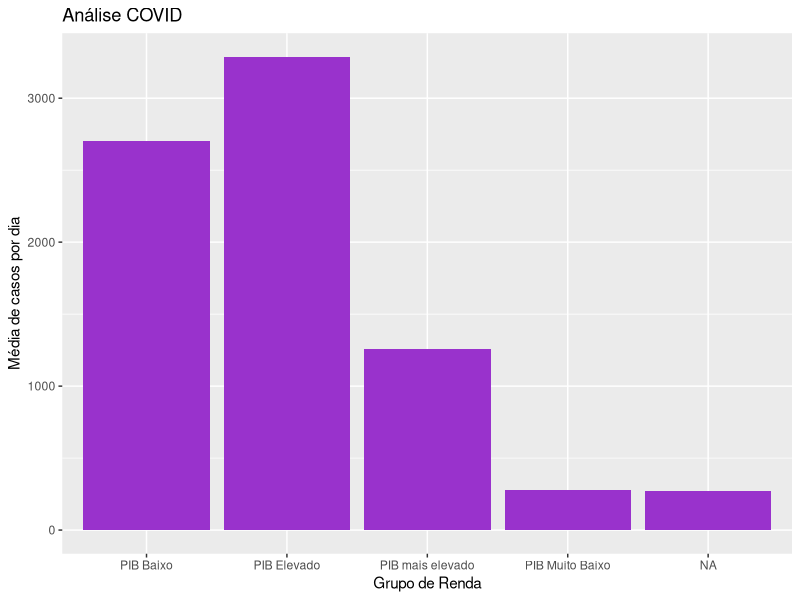

R code for this plot:

library('tidyverse')

# O dataset contém informações sobre a pandemia do COVID-19 em diversos países
# O dataset é um arquivo CSV, com informações separadas por vírgulas

base_covid <- read.csv(file = "(2.2) WHO COVID-19 Global Table.csv", 
                       header = T, 
                       sep = ',',
                       dec = '.')

# O primeiro argumento indica o nome do dataset
# O argumento "header" indica que a primeia linha contém os nomes das variáveis
# O argumento "sep" indica que a separação das colunas é feita por vírgulas
# O argumento "dec" indica que a separação dos decimais ocorre por pontos

dim(base_covid)
names(base_covid)

# Os nomes estão ruins, vamos alterar e simplificar os nomes das variáveis:

# names(base_covid) <- c('xxx', 'xxx' '.....')
base_covid <- base_covid %>% rename(nome = 1, regiao = 2, casos_total = 3,
                                    casos_relativo = 4,
                                    casos_semana = 5,
                                    casos_semana_relativo = 6,
                                    casos_dia = 7,
                                    mortes_total = 8,
                                    mortes_relativo = 9,
                                    mortes_semana = 10,
                                    mortes_semana_relativo = 11,
                                    mortes_dia = 12,
                                    tipo_transmissao = 13)

names(base_covid)
glimpse(base_covid)

# A seguir, vamos alterar as categorias da variável "tipo_transimssao"
# Podemos utilizar a função mutate e, por exemplo, traduzir para português
# Também podemos criar uma categoria para a variável "casos_relativo"

# Primeiramente: identificar as categorias da variável "tipo_transimssao"
table(base_covid$tipo_transmissao)
unique(base_covid$tipo_transmissao)

# Em uma rápida análise dos países, vemos que há "Global" e "Other"
# Antes de criar categorias para "casos_relativo", vamos excluí-los do dataset
base_covid <- base_covid[base_covid$nome != 'Other' &
                           base_covid$nome != 'Global',]

# Podemos trocar os nomes de "tipo_transimssao" com o "mutate" e "recode"
# Podemos criar a nova categoria para "casos_relativo" com "mutate" e "cut"
base_covid <- base_covid %>% 
  mutate(tipo_transmissao = recode(tipo_transmissao,
                        "Clusters of cases" = "Casos Concentrados",
                        "Community transmission" = "Transmissão Comunitária",
                        "No cases" = "Sem Casos",
                        "Not applicable" = "Não Aplicável",
                        "Pending" = "Pendente",
                        "Sporadic cases" = "Casos Esporádicos")) %>% 
  mutate(grupos = cut(casos_relativo,
                      c(-Inf, quantile(base_covid$casos_relativo, type = 5, 
                                     probs = c(.25, .5, .75),T),+Inf),
                      c('primeiro_quartil', 
                        'segundo_quartil', 
                        'terceiro_quartil', 
                        'quarto_quartil')))

table(base_covid$grupos)

# Vamos excluir a variável "mortes_dia", pois não vamos utilizar
# Ao mesmo tempo, vamos trazer a variável "grupos" para o começo do dataset

base_covid <- base_covid %>% select(grupos, everything(), -mortes_dia)

# Em seguida, vamos agrupar o dataset com base na variável "grupos"
# Vamos criar um dataset com informações de resumo (média, desvio padrão, ...)
# No final, realizar o ungroup para manter o dataset na estrutura original
covid_resumo <- base_covid %>% group_by(grupos) %>% 
  summarise(média = mean(casos_dia), 
            desvio_pad = sd(casos_dia),
            mediana = median(casos_dia),
            tereiro_quartil = quantile(casos_dia, type = 5, probs = .75),
            quantidade = n()) %>% 
  ungroup() %>% droplevels(.)

# Como já fizemos o ungroup acima, poderíamos realizar uma análise diferente:
covid_resumo_2 <- base_covid %>% group_by(regiao) %>% 
  summarise(qntd = n(),
            média = mean(casos_dia),
            mediana = median(casos_dia)) %>% ungroup() %>% droplevels(.)

# Vamos adicionar duas novas variáveis ao dataset utilizando a função "join"
# As variáveis estão na planilha em Excel WBD Pib per Capita
# Vamos trazer "income group" e "PIB em 2019" utilizando "right join"

library(readxl)

pib2019 <- read_excel('(2.3) WBD PIB per Capita.xls')

glimpse(pib2019)

# A chave para o merge é o nome do país, mas é necessária a alteração no nome
# Vamos aproveitar o mesmo código e fazer algumas alterações adicionais

pib2019 <- pib2019 %>% rename(nome = `Country Name`, 
                              cod = `Country Code`,
                              income_group = `Income group`,
                              pib = `2019`)

base_join <- pib2019 %>% right_join(base_covid, by = 'nome') %>% 
  select(everything(), -cod) %>% 
  rename(grupo_renda = 'income_group') %>% 
  mutate(grupo_renda = recode(grupo_renda, 
                              'High income' = 'PIB mais elevado',
                              "Upper middle income" = "PIB Elevado",
                              "Lower middle income" = "PIB Baixo",
                              "Low income" = "PIB Muito Baixo"))

# Como é um "right join", levamos as variáveis do PIB2019 para a base_covid
# Portanto, a base_covid_2 contém as mesmas observações da base_covid
# Note que surgem os NAs nos casos não identificados

# Vamos analisar com base na nova variável adicionada pelo merge

base_renda <- base_join %>% group_by(grupo_renda) %>% 
  summarise(qntd = n(),
            média = mean(casos_dia), 
            mediana = median(casos_dia)) %>% ungroup() %>% droplevels(.)

# Ou mesmo um gráfico para ilustrar por imagem:

base_join %>% group_by(grupo_renda) %>% 
  summarise(qntd = n(),
            média = mean(casos_dia), 
            mediana = median(casos_dia)) %>% ungroup() %>% droplevels(.) %>% 
  ggplot()+
  geom_col(aes(x = grupo_renda, y = média), fill = 'darkorchid') +
  labs(x = 'Grupo de Renda',
       y = 'Média de casos por dia', 
       title = 'Análise COVID')

